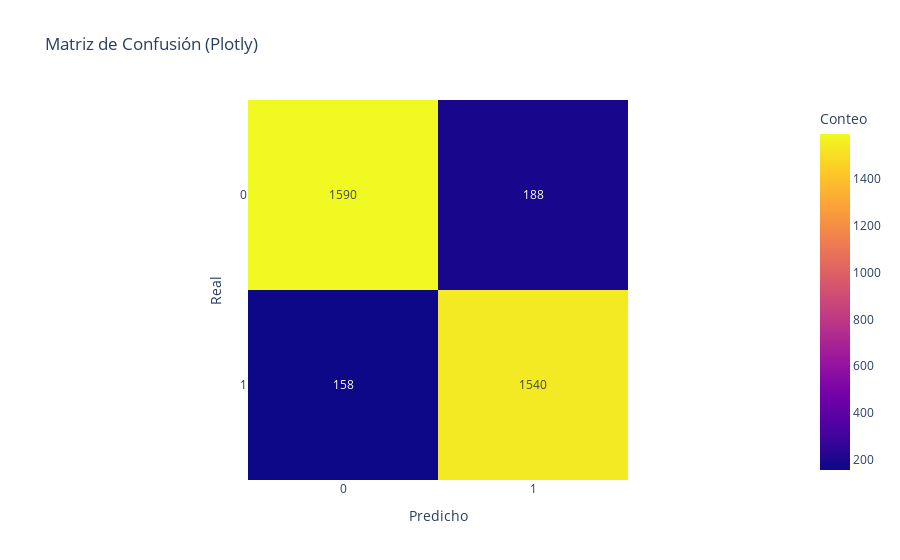

Notebook cell for this chart:
### Code cell
cm = confusion_matrix(y_test_rf, y_pred_rf)
# Crea una representación visual de la matriz de confusión mediante un mapa de calor
fig = px.imshow(
    cm, # Matriz de datos (calculada previamente con confusion_matrix)
    text_auto=True, # Muestra automáticamente los números (conteos) dentro de cada celda
    labels=dict(x="Predicho", y="Real", color="Conteo"), # Etiquetas para los ejes y la escala de color
    x=["0", "1"], # Etiquetas para las columnas (clases 0 y 1)
    y=["0", "1"], # Etiquetas para las filas (clases 0 y 1)
    title="Matriz de Confusión (Plotly)" # Título del gráfico interactivo
)

# Renderiza el gráfico interactivo en el notebook
fig.show()

### Figure 1 — Plotly figure (JSON) as saved in the notebook; plotly's stock layout.template omitted (floating-point values rounded to 4 significant figures)
{"data": [{"coloraxis": "coloraxis", "hovertemplate": "Predicho: %{x}<br>Real: %{y}<br>Conteo: %{z}<extra></extra>", "name": "0", "texttemplate": "%{z}", "type": "heatmap", "x": ["0", "1"], "xaxis": "x", "y": ["0", "1"], "yaxis": "y", "z": [[1590, 188], [158, 1540]]}], "layout": {"coloraxis": {"colorbar": {"title": {"text": "Conteo"}}, "colorscale": [[0, "#0d0887"], [0.1111, "#46039f"], [0.2222, "#7201a8"], [0.3333, "#9c179e"], [0.4444, "#bd3786"], [0.5556, "#d8576b"], [0.6667, "#ed7953"], [0.7778, "#fb9f3a"], [0.8889, "#fdca26"], [1, "#f0f921"]]}, "title": {"text": "Matriz de Confusión (Plotly)"}, "xaxis": {"anchor": "y", "constrain": "domain", "domain": [0, 1], "scaleanchor": "y", "title": {"text": "Predicho"}}, "yaxis": {"anchor": "x", "autorange": "reversed", "constrain": "domain", "domain": [0, 1], "title": {"text": "Real"}}}}
